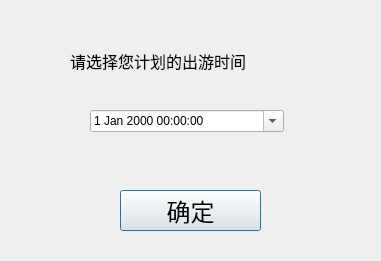
<?xml version="1.0" encoding="UTF-8"?>
<ui version="4.0">
 <class>getvistime</class>
 <widget class="QDialog" name="getvistime">
  <property name="geometry">
   <rect>
    <x>0</x>
    <y>0</y>
    <width>381</width>
    <height>261</height>
   </rect>
  </property>
  <property name="windowTitle">
   <string>修改出游时间</string>
  </property>
  <property name="windowOpacity">
   <double>1.000000000000000</double>
  </property>
  <widget class="QPushButton" name="pushButton">
   <property name="geometry">
    <rect>
     <x>120</x>
     <y>190</y>
     <width>141</width>
     <height>41</height>
    </rect>
   </property>
   <property name="font">
    <font>
     <family>等线</family>
     <pointsize>18</pointsize>
    </font>
   </property>
   <property name="text">
    <string>确定</string>
   </property>
  </widget>
  <widget class="QDateTimeEdit" name="vis_time">
   <property name="geometry">
    <rect>
     <x>90</x>
     <y>110</y>
     <width>194</width>
     <height>22</height>
    </rect>
   </property>
   <property name="calendarPopup">
    <bool>true</bool>
   </property>
  </widget>
  <widget class="QLabel" name="label">
   <property name="geometry">
    <rect>
     <x>70</x>
     <y>40</y>
     <width>231</width>
     <height>41</height>
    </rect>
   </property>
   <property name="font">
    <font>
     <family>微软雅黑</family>
     <pointsize>12</pointsize>
    </font>
   </property>
   <property name="text">
    <string>请选择您计划的出游时间</string>
   </property>
  </widget>
 </widget>
 <resources/>
 <connections/>
</ui>
